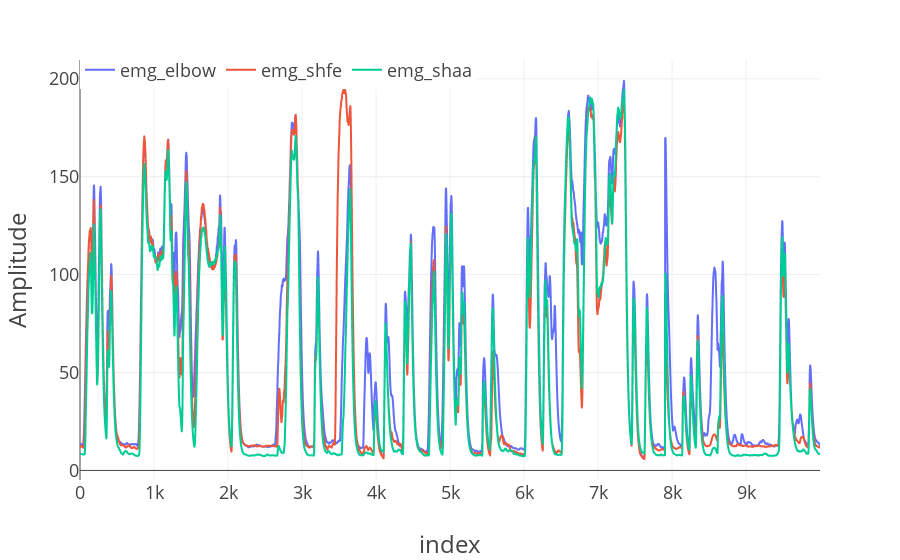

Write notebook code for a chart like this one.
### Code cell
import plotly.express as px
import plotly.graph_objects as go
import plotly.io as pio
pio.templates.default = "plotly_white"

plot_template = dict(
    layout=go.Layout({
        "font_size": 18,
        "xaxis_title_font_size": 24,
        "yaxis_title_font_size": 24})
)

fig = px.line(df[['emg_elbow','emg_shfe','emg_shaa']][0:10000], labels=dict(
    created_at="Date", value="Amplitude", variable="Sensor"
))
fig.update_layout(
  template=plot_template, legend=dict(orientation='h', y=1.02, title_text="")
)
fig.show()
# fig.write_image("emgdata.png", width=1200, height=600)

### Figure 1 — Plotly figure (JSON) as saved in the notebook; plotly's stock layout.template omitted (floating-point values rounded to 4 significant figures; data arrays with more than 128 entries replaced by an {"elided": "..."} marker saying what was removed)
{"data": [{"hovertemplate": "Sensor=emg_elbow<br>index=%{x}<br>Amplitude=%{y}<extra></extra>", "legendgroup": "emg_elbow", "line": {"color": "#636efa", "dash": "solid"}, "marker": {"symbol": "circle"}, "mode": "lines", "name": "emg_elbow", "showlegend": true, "type": "scattergl", "x": {"elided": "10000 int values"}, "xaxis": "x", "y": {"elided": "10000 float values"}, "yaxis": "y"}, {"hovertemplate": "Sensor=emg_shfe<br>index=%{x}<br>Amplitude=%{y}<extra></extra>", "legendgroup": "emg_shfe", "line": {"color": "#EF553B", "dash": "solid"}, "marker": {"symbol": "circle"}, "mode": "lines", "name": "emg_shfe", "showlegend": true, "type": "scattergl", "x": {"elided": "10000 int values"}, "xaxis": "x", "y": {"elided": "10000 float values"}, "yaxis": "y"}, {"hovertemplate": "Sensor=emg_shaa<br>index=%{x}<br>Amplitude=%{y}<extra></extra>", "legendgroup": "emg_shaa", "line": {"color": "#00cc96", "dash": "solid"}, "marker": {"symbol": "circle"}, "mode": "lines", "name": "emg_shaa", "showlegend": true, "type": "scattergl", "x": {"elided": "10000 int values"}, "xaxis": "x", "y": {"elided": "10000 float values"}, "yaxis": "y"}], "layout": {"legend": {"orientation": "h", "title": {"text": ""}, "tracegroupgap": 0, "y": 1.02}, "margin": {"t": 60}, "xaxis": {"anchor": "y", "domain": [0, 1], "title": {"text": "index"}}, "yaxis": {"anchor": "x", "domain": [0, 1], "title": {"text": "Amplitude"}}}}
